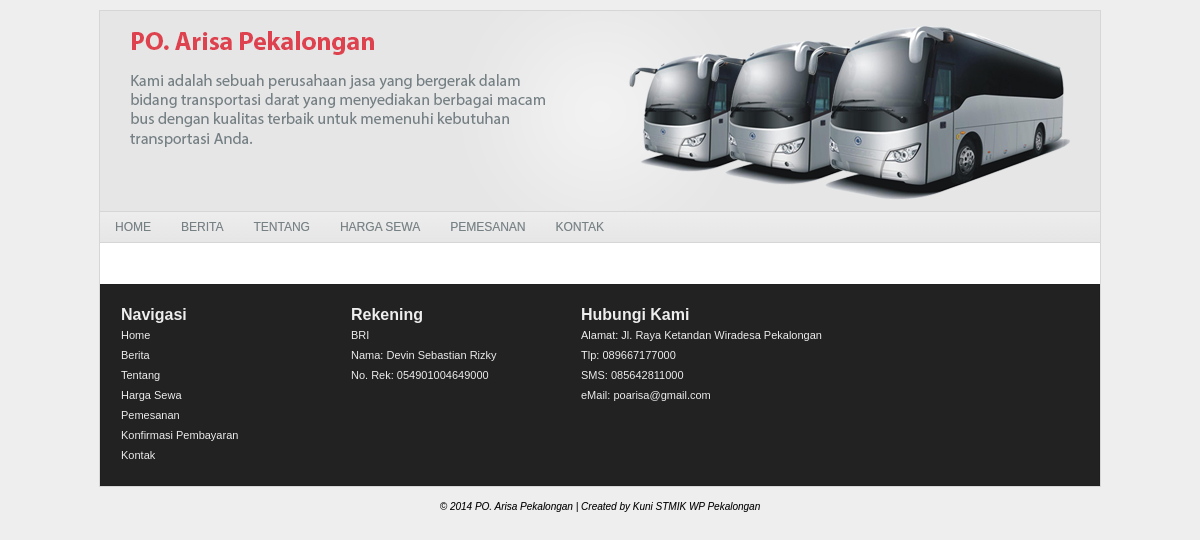
The page / on the database its author committed.
### tables this page shows
CREATE TABLE IF NOT EXISTS `info_rekening` (
  `id` int(3) NOT NULL AUTO_INCREMENT,
  `nama` varchar(30) NOT NULL,
  `bank` varchar(20) NOT NULL,
  `no_rek` varchar(30) NOT NULL,
  PRIMARY KEY (`id`)
);

CREATE TABLE IF NOT EXISTS `kontak` (
  `id` int(1) NOT NULL AUTO_INCREMENT,
  `alamat` text NOT NULL,
  `tlp` varchar(12) NOT NULL,
  `sms` varchar(12) NOT NULL,
  `email` varchar(30) NOT NULL,
  PRIMARY KEY (`id`)
);

### index.php (the view, shortened to what this page needs)
<?php
include'hapus_otomatis.php';
$query_kontak = "SELECT * FROM kontak";
$kontak = mysql_query($query_kontak, $database) or die(mysql_error());
$row_kontak = mysql_fetch_assoc($kontak);
$query_rek = "SELECT * FROM info_rekening";
$rek = mysql_query($query_rek, $database) or die(mysql_error());
$row_rek = mysql_fetch_assoc($rek);
?>
<!DOCTYPE html PUBLIC "-//W3C//DTD XHTML 1.0 Transitional//EN" "http://www.w3.org/TR/xhtml1/DTD/xhtml1-transitional.dtd">
<html xmlns="http://www.w3.org/1999/xhtml">
<head>
<link href="css/style_user.css" rel="stylesheet" type="text/css" />
</head>
<body>
<div class="container">
	<div class="g_utama">
    </div>
    <div class="navigasi">
    	<nav id="nav">
            <ul>
            	<li><a href='index.php'>Home</a></li>
                <li><a href='tampil_berita.php' target="frame">Berita</a></li>
                <li><a href='tentang.php' target="frame">Tentang</a></li>
                <li><a href='daftar_harga.php' target="frame">Harga Sewa</a>
                </li>
                <li><a href='order.php' target="frame">Pemesanan</a>
              </li>
                <li><a href='kontak.php' target="frame">Kontak</a></li>
          </ul>
        </nav>
</div>
    <div class="konten">
    	<div class="ifkonten">
            <iframe width="100%" id="id" onLoad="calcHeight();" src="utama.php" scrolling="NO" frameborder="0" height="1" name="frame">
			</iframe>
        </div>
  </div>
    <div class="footer">
        <div class="link_footer">
            <font style="font-weight:bold;">Navigasi</font><br />
            <a class="main_navigasi" href='index.php'>Home</a><br />
            <a class="main_navigasi" href="tampil_berita.php" target="frame">Berita</a><br />
            <a class="main_navigasi" href="tentang.php" target="frame">Tentang</a><br />
            <a class="main_navigasi" href="daftar_harga.php" target="frame">Harga Sewa</a><br />
            <a class="main_navigasi" href="order.php" target="frame">Pemesanan</a><br />
            <a class="main_navigasi" href="konfirmasi.php" target="frame">Konfirmasi Pembayaran</a><br />
            <a class="main_navigasi" href="kontak.php" target="frame">Kontak</a>
        </div>
        <div class="link_footer">
            <font style="font-weight:bold;">Rekening</font><br />
            <font style="font-size: 11px;">
            	<?php do { ?>
                <?php echo $row_rek['bank']; ?><br />
                Nama: <?php echo $row_rek['nama']; ?><br />
                No. Rek: <?php echo $row_rek['no_rek']; ?><br /><br />
                <?php } while ($row_rek = mysql_fetch_assoc($rek)); ?>
                </font>
        </div>
        <div class="link_footer_2">
        <font style="font-weight:bold;">Hubungi Kami</font><br />
            <font style="font-size: 11px;">
            Alamat: <?php echo $row_kontak['alamat']; ?> <br />
            Tlp: <?php echo $row_kontak['tlp']; ?> <br />
            SMS: <?php echo $row_kontak['sms']; ?> <br />
            eMail: <?php echo $row_kontak['email']; ?> <br />
          	</font>
        </div>
    </div>
</div>
<div class="copyright">
	© 2014 PO. Arisa Pekalongan | Created by Kuni STMIK WP Pekalongan
</div>
</body>
</html>

### css/style_user.css (style rules this page uses)
body { background: #eeeeee; }
.container { width: 1000px; margin: 10px auto; border: 1px solid rgba(0,0,0,.1); }
.g_utama { margin: 0 auto; width: 1000px; height: 200px; background-image:url(../gambar/g_utama2.png); background-repeat:no-repeat; }
.navigasi { margin: 0 auto; height: 30px; width: 1000px; border-top: 1px solid rgba(0,0,0,.1); border-bottom: 1px solid rgba(0,0,0,.1); }
.konten { background:#FFF; margin: 0 auto; width: 960px; height: auto; padding: 20px; overflow:hidden; }
.ifkonten { width: 100%; height: 100%; float: left; }
.footer { margin: 0 auto; width: 958px; border: 1px solid rgba(0,0,0,.1); background-color: #222222; color: #eeeeee; height: auto; padding: 20px; overflow:hidden; }
.link_footer { width: 200px; line-height: 20px; float:left; margin-right:30px; }
.main_navigasi { color: #eeeeee; font-size:11px; transition: all .2s ease-out; }
.link_footer_2 { width: 400px; line-height: 20px; float:left; margin-right:20px; }
.copyright { font-size: 10px; width: 1000px; height: auto; line-height: 20px; font-style: italic; text-align: center; margin: auto; margin-bottom: 10px; }
#nav { background: -moz-linear-gradient(top, #ededed, #e6e6e6); background: -ms-linear-gradient(top, #ededed, #e6e6e6); background: -o-linear-gradient(top, #ededed, #e6e6e6); background: -webkit-linear-gradient(top, #ededed, #e6e6e6); background: linear-gradient(top, #ededed, #e6e6e6); font: normal normal 12px/normal Arial,Sans-Serif; text-transform: uppercase; color: #768185; }
#nav ul { height:30px; }
#nav li { float: left; display: inline; list-style: none; position: relative; }
#nav a { display: block; padding: 0 15px; line-height: 30px; text-decoration: none; background: -moz-linear-gradient(top, #ededed, #e6e6e6); background: -ms-linear-gradient(top, #ededed, #e6e6e6); background: -o-linear-gradient(top, #ededed, #e6e6e6); background: -webkit-linear-gradient(top, #ededed, #e6e6e6); background: linear-gradient(top, #ededed, #e6e6e6); color: #768185; }

### css/style.css (style rules this page uses)
* { font-family: Arial, Helvetica, sans-serif; text-shadow: .3px .3px .5px rgba(0,0,0,.2); text-decoration: none; border: 0 none; padding: 0; margin: 0; }

### rows shown on the page
info_rekening: bank "BRI", nama "Devin Sebastian Rizky", no_rek "054901004649000"
kontak: alamat "Jl. Raya Ketandan Wiradesa Pekalongan", tlp "089667177000", sms "085642811000", email "poarisa@gmail.com"
